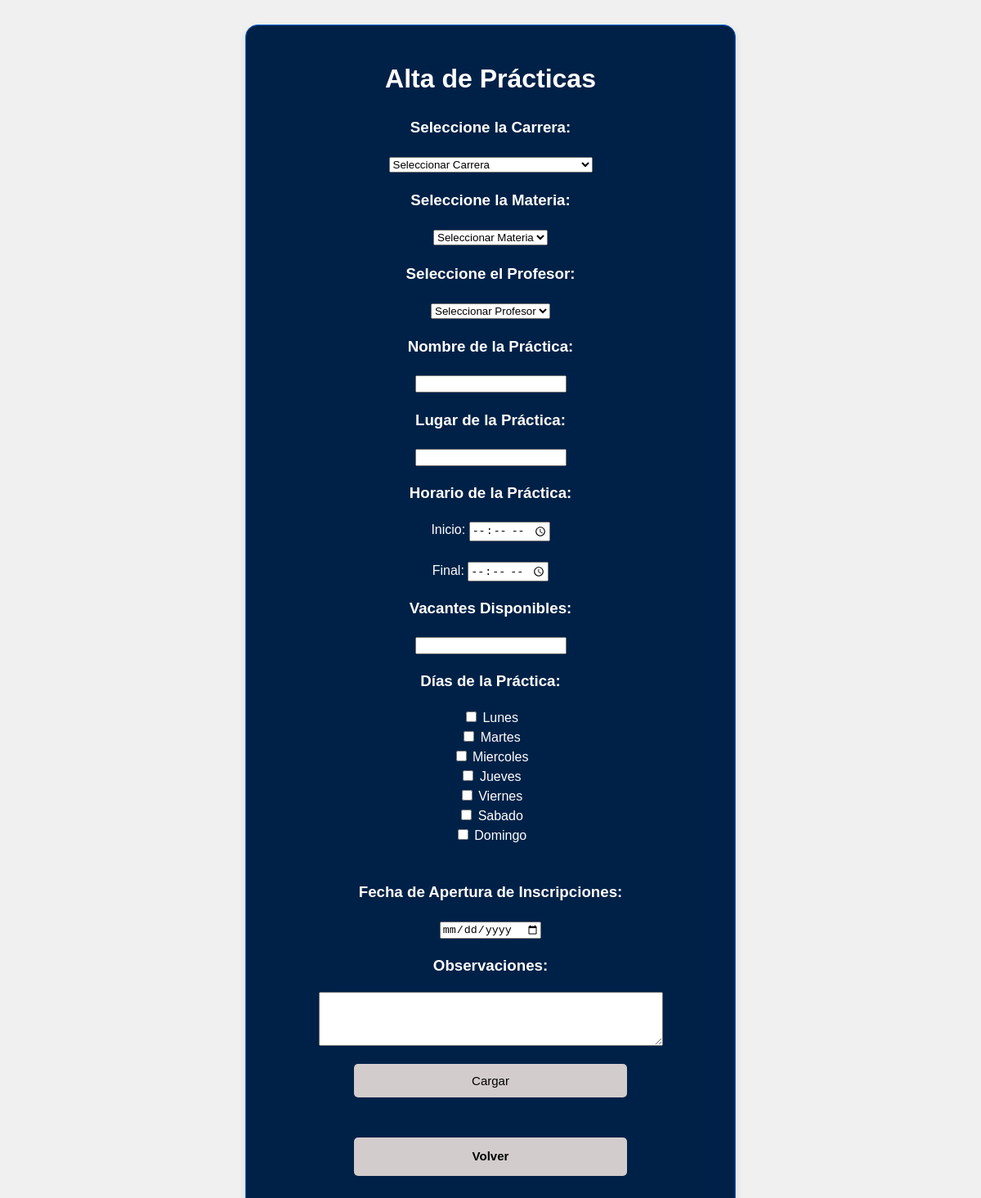
The page /Modelo/Profesor/altasPracticas.php on the database its author committed.
### tables this page shows
CREATE TABLE diaPractica(
	ID_DiaPractica INT NOT NULL AUTO_INCREMENT,
    DiaSemana VARCHAR(255),
    PRIMARY KEY(ID_DiaPractica)
);

### Modelo/Profesor/altasPracticas.php (the view, shortened to what this page needs)
<!DOCTYPE html>
<html lang="es">
<head>
    <link rel="stylesheet" type="text/css" href="../../Vista/Css/altasAdmin.css">
</head>
<body>
    <?php include '../../Controlador/Profesor/alta_practica.php'; ?>
    <div class="caja">
        <form action="../../Controlador/Profesor/alta_practica.php" method="post">
            <h1>Alta de Prácticas</h1>
            <h3>Seleccione la Carrera:</h3>
            <select class="input" name="ID_Carrera" required>
                <option value="">Seleccionar Carrera</option>
            </select>
            <br>
            <h3>Seleccione la Materia:</h3>
            <select class="input" name="ID_Materia" required>
                <option value="">Seleccionar Materia</option>
            </select>
            <br>
            <h3>Seleccione el Profesor:</h3>
            <select class="input" name="ID_Profesores" required>
                <option value="">Seleccionar Profesor</option>
            </select>
            <br>
            <h3>Nombre de la Práctica:</h3>
            <input class="input" type="text" name="Practica" required>
            <br>
            <h3>Lugar de la Práctica:</h3>
            <input class="input" type="text" name="Lugar" required>
            <br>
            <h3>Horario de la Práctica:</h3>
            <label for="HorarioInicio">Inicio:</label>
            <input class="input" type="time" name="HorarioInicio" required>
            <br><br>
            <label for="HorarioFinal">Final:</label>
            <input class="input" type="time" name="HorarioFinal" required>
            <br>
            <h3>Vacantes Disponibles:</h3>
            <input class="input" type="number" name="Vacantes" required min="1">
            <br>
            <h3>Días de la Práctica:</h3>
            <?php
                $dias = [];
                $registrosDias = mysqli_query($conexion, "SELECT ID_DiaPractica, DiaSemana FROM diaPractica") or die("Problemas con el select: " . mysqli_error($conexion));
                while ($reg = mysqli_fetch_array($registrosDias)) {
                    $dias[] = $reg;
                }
                foreach ($dias as $dia) {
                    echo "<input type='checkbox' name='dias[]' value='{$dia['ID_DiaPractica']}'> {$dia['DiaSemana']}<br>";
                }
            ?>
            <br>
            <h3>Fecha de Apertura de Inscripciones:</h3>
            <input class="input" type="date" name="FechaApertura" required>
            <br>
            <h3>Observaciones:</h3>
            <textarea class="input" name="Observacion" rows="4" cols="50"></textarea>
            <br>
            <input class="btn" type="submit" value="Cargar">
            <h3><a class="btn" href="./listarPracticas.php">Volver</a></h3>
        </form>
    </div>
</body>
</html>

### Vista/Css/altasAdmin.css (style rules this page uses)
body { font-family: 'Arial', sans-serif; background-color: #f0f0f0; font-size: 16px; margin: 0; padding: 0; text-align: center; line-height: 1.5; }
.caja { border: 1px solid #0069d9; border-radius: 15px; background-color: #002147; color: white; padding: 20px; width: 50%; margin: 30px auto; box-shadow: 0 4px 10px rgba(0, 0, 0, 0.1); }
.btn { display: inline-block; text-decoration: none; width: 60%; padding: 12px 0; font-size: 15px; border: none; border-radius: 5px; cursor: pointer; background-color: #D3CCCC; color: black; margin: 15px auto; transition: background-color 0.3s ease; }
* { box-sizing: border-box; }

### rows shown on the page
diapractica: DiaSemana "Lunes"
diapractica: DiaSemana "Martes"
diapractica: DiaSemana "Miercoles"
diapractica: DiaSemana "Jueves"
diapractica: DiaSemana "Viernes"
diapractica: DiaSemana "Sabado"
diapractica: DiaSemana "Domingo"
